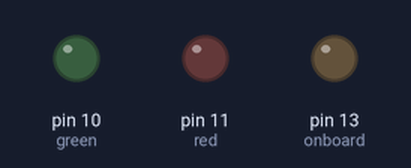
Bench run of a sketch on a simulated Arduino Uno, built with avr-gcc and run on an emulated ATmega328P. Shown: output pins drawn as LEDs (lit = HIGH).

Above: at 0.5 s.
At 1.5 s:
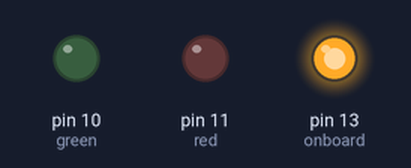
At 3.5 s:
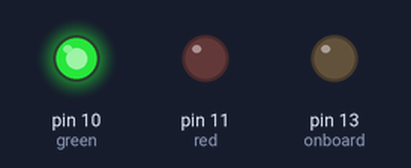
At 5.5 s:
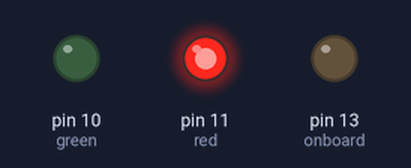
Timing chart, 0 to 6.9 s (numbered marks = the images above):
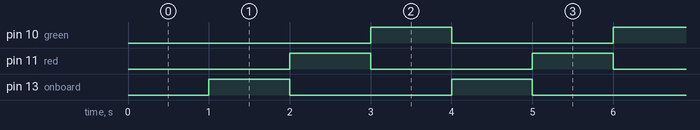

The sketch:

BlinkWithoutDelay_LAB1.ino
```cpp
// Ashma Koirala
// CS 362 - Lab 1
// University of Illinois at Chicago

// Link to the youtube video: https://youtu.be/1oLToBEDgEo

unsigned long previous = 0;
const long timeGap = 1000;

const int onboard = LED_BUILTIN;  // onboard LED
const int red = 11; // LED to pin 11
const int green = 10; // LED to pin 10

int onboardState = LOW; // state for onboard LED
int redState = LOW; // state for red LED
int greenState = LOW; // state for green LED

void setup() {
  pinMode(onboard, OUTPUT);
  pinMode(red, OUTPUT);
  pinMode(green, OUTPUT);
}

void loop() {
  unsigned long ms = millis();

  if (ms - previous >= timeGap) {
    previous = ms;
    if (onboardState == LOW) {
      onboardState = HIGH;
      digitalWrite(onboard, onboardState);
    }
    else if (onboardState == HIGH) {
      onboardState = LOW;
      digitalWrite (onboard, onboardState);
    }

    if (redState == LOW && onboardState == LOW){
      redState = HIGH;
      onboardState = HIGH;
      digitalWrite(red, redState);
    }
    else if ( redState == HIGH) {
      redState = LOW;
      digitalWrite (red, redState);
    }

    if (greenState == LOW && redState == LOW && onboardState == LOW) { // if all led are at LOW : prevents green LED to blink with onboard LED
      greenState = HIGH;
       onboardState = LOW; //new
      digitalWrite (green, greenState);
    }
    else if(greenState = HIGH) {
      greenState = LOW;
      digitalWrite(green, greenState);
    }
  }
}
```

Measured:
- by itself, pin 10 (green), pin 11 (red), pin 13 (onboard): alternates HIGH for 1.0 s and LOW for 2.0 s
- by itself, everything shown: repeats every 3.0 s, in 3 steps
